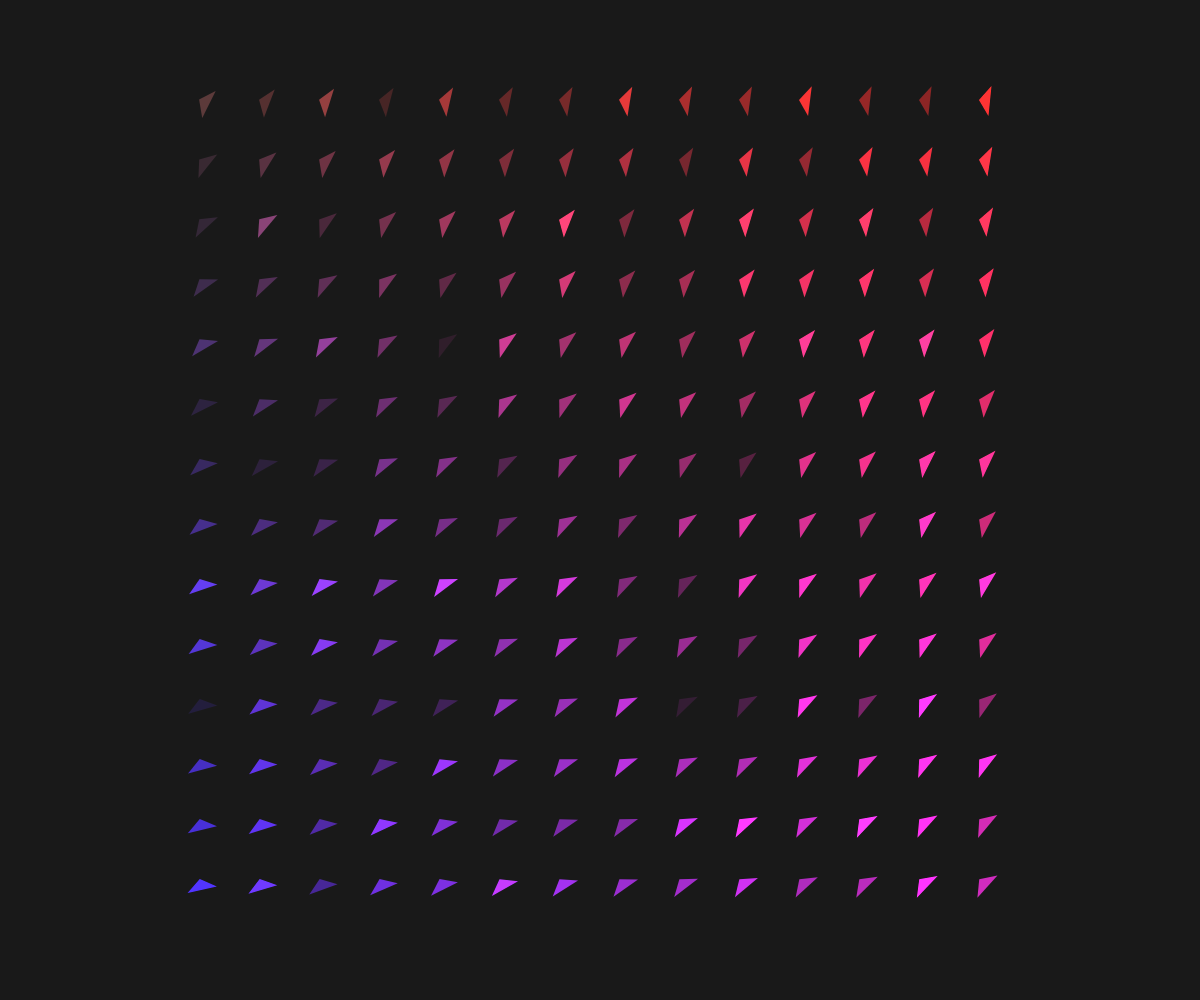
Frame 1 (no input)
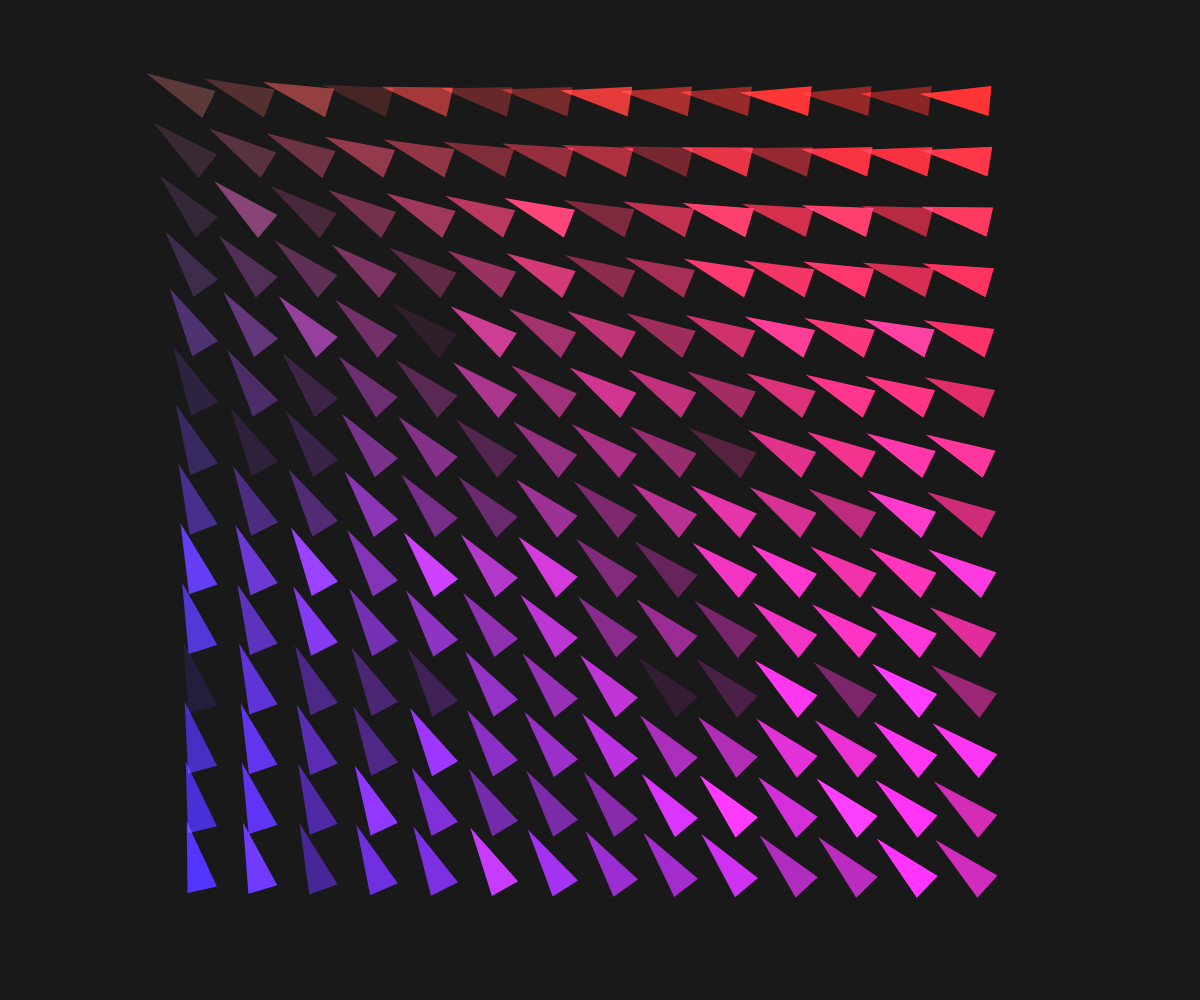
Frame 60 (no input)
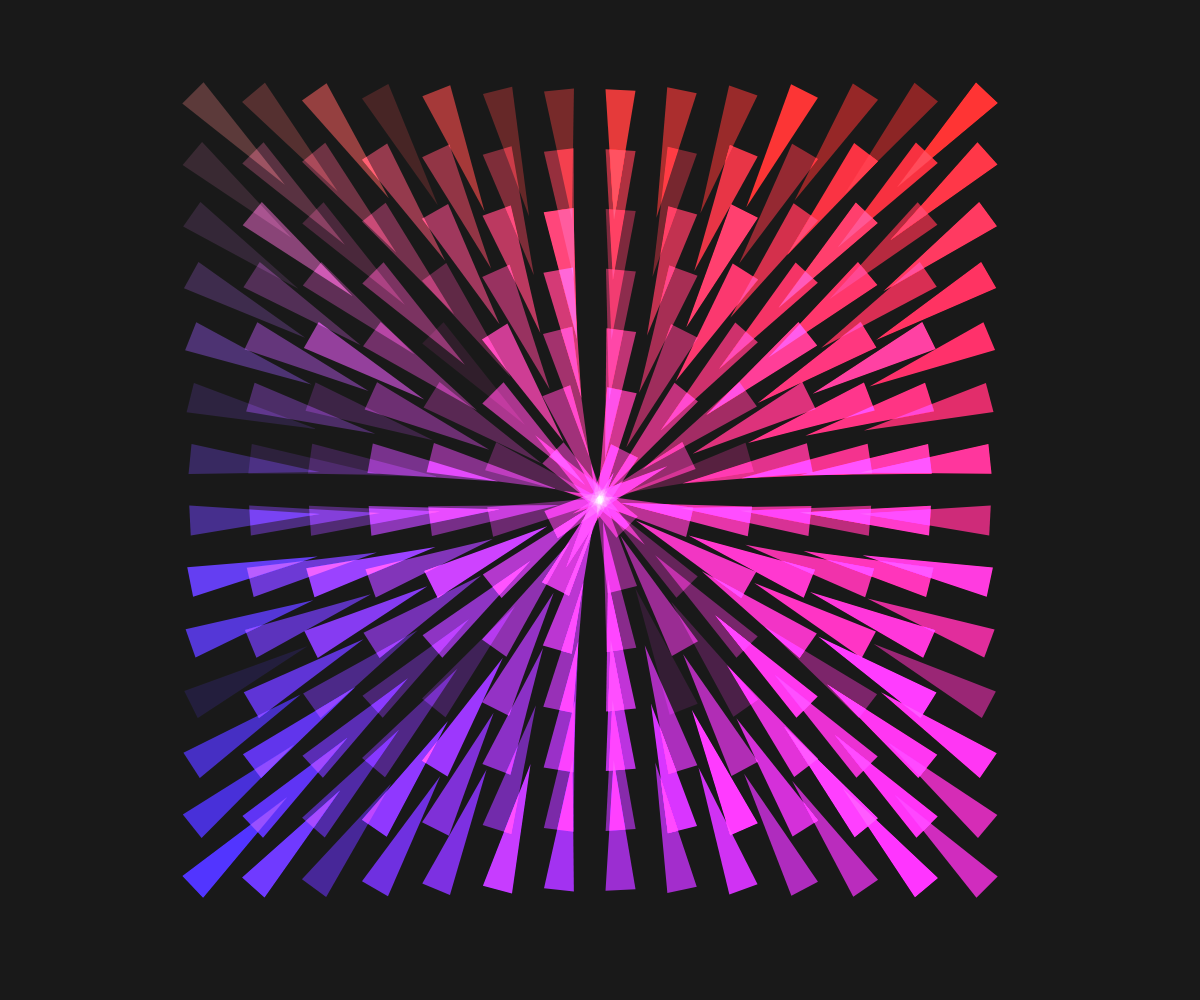
Frame 120 (the mouse pressed at the canvas centre since frame 60)

The p5.js sketch that drew these frames (run headless with seeded random() and noise() and a simulated clock; from frame 60 on, the mouse is pressed at the canvas centre):

// p5.js sketch
// ── sketch.js
// sketch by @emanuelepizzuti

let distancePoint;
let shapeAngle = 0;
let w, h;
let t, s;

function setup() {
  createCanvas(w = windowWidth, h = windowHeight);
  noStroke();
  distancePoint = dist(120, 120, width, height);
  // colorMode(HSB);
}

function draw() {
  blendMode(BLEND);
  background(25);
  blendMode(ADD);
  
  t=0;
  s=0;

  for (var posX = w / 2 - 400; posX < w / 2 + 400; posX += 60) {
    for (var posY = h / 2 - 400; posY < h / 2 + 400; posY += 60) {
      
      fill(noise(t, s)*posX/2, noise(t, s)*50, noise(t, s)*posY/2);

      // calculate angle between mouse position and actual position of the shape
      var angle = atan2(mouseY - posY, mouseX - posX) + (shapeAngle * (PI / 180));
      let size = dist(mouseX, mouseY, posX, posY);
      size = size / distancePoint * 40;

      push();
      translate(posX, posY);
      rotate(angle);
      
      triangle(-10, -15, -10, 15, frameCount % 360, 0)
      pop();
      
      t+=0.5
      s+=0.5
    }
  }
}
